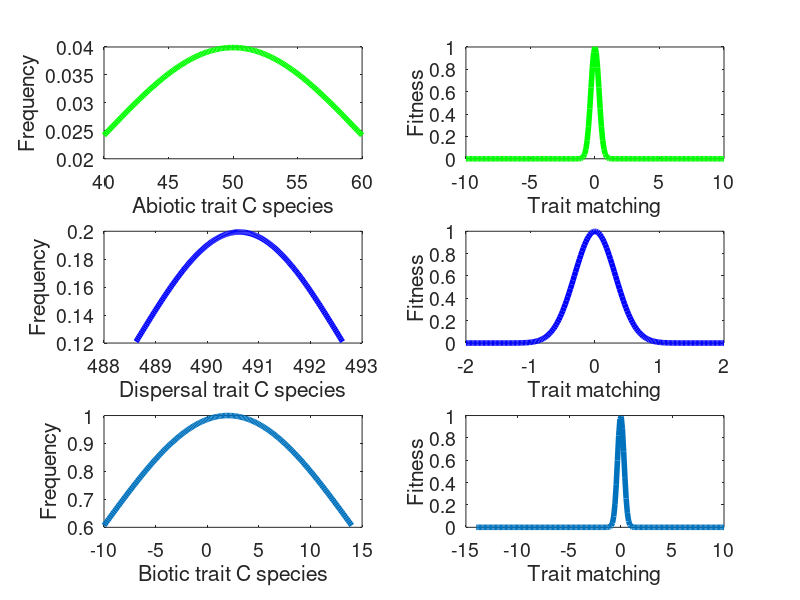

This figure's MATLAB source:
%===================================================
%U Zurich BIO 365 Ecological Networks
%14 March -- 4 April, 2019
%@Jordi Bascompte
%---------------------------------
%Eco-evolutionary networks
%@Carlos Melian
%===================================================

%=================GOAL=======================================================================================
%Illustation initial trait and fitness distributions for one resource and one consumer with three traits each
%Concepts: Matching trait -- Interaction strength -- Frequency-dependent selection -- Neutral selection
%============================================================================================================

%=============================CONSUMER==========================================
%ABIOTIC trait distribution============================================
Zm = 50;%Zm is the mean abiotic trait value
sigma = 10;
Zra = (Zm -  1*sigma) : (sigma / 100) : (Zm + 1*sigma); %n=1 change initial abundance
SRA = repmat(Zra, [10,1,10]);
pdfNormal = normpdf(Zra, Zm, sigma);

%Plot-----------------------------
subplot(3,2,1)
hr1 = plot(Zra, pdfNormal,'g',"markersize", 12);
%a =unifrnd(0,1);
%b =unifrnd(0,1);
%c =unifrnd(0,1);
%set(hr1,'color',[a b c]);
set(hr1,'LineWidth',4);
xlabel('Abiotic trait C species',"fontsize",14)
ylabel('Frequency',"fontsize",14)
set(gca,'fontsize',14);
%----------------------------------------
        
%Fitness function------------------------------------------------------------
gamma = 5;
munew = mean(SRA(1,:,1));
for pA = 1:length(Zra);
WA(pA,2) = exp(-gamma*(Zra(1,pA) - munew)^2);
WA(pA,1) = Zra(1,pA) - munew;
end
subplot(3,2,2)
hr1 = plot(WA(:,1),WA(:,2),'g',"markersize", 12);%Visualize
%a =unifrnd(0,1);
%b =unifrnd(0,1);
%c =unifrnd(0,1);
%set(hr1,'color',[a b c]);
set(hr1,'LineWidth',4);
xlabel('Trait matching',"fontsize",14)
ylabel('Fitness',"fontsize",14)
set(gca,'fontsize',14);
%===============================================================================

%DISPERSAL trait distribution=================================================
%SpatialMatrix;%
  L=1000; % size of the landscape
  P = 10;%number of sites 
  n = unifrnd(0,L,P,2);%positions of sites RGG
  Pd = zeros(P,P);
  Pdmean = zeros(P,P);
  for i = 1:P,
      for j = i+1:P,
          dx2 = (n(i,1) - n(j,1))^2;%Euclidean distance
          dy2 = (n(i,2) - n(j,2))^2;
          d(i,j) = sqrt(dx2 + dy2);%distance matrix
          Pd(i,j) = 1/d(i,j);%the lower the distance the higher the probability
          Pdmean(i,j) = d(i,j);%the lower the distance the higher the probability
      end
  end 
  Pd(P,P) = 0;
  Pdmean=Pdmean+Pdmean';
  D = nonzeros(triu(Pdmean,1));
  D = mean(D);%Optimum dispersal value

%Extract distribution from landscape values=====================================
mu = D; 
sigma = 2; 
Zi = (mu -  1*sigma) : (sigma / 100) : (mu + 1*sigma); 
pdfNormal = normpdf(Zi, mu, sigma);
%plot(x, pdfNormal/max(pdfNormal));
SRD = repmat(Zi, [10,1,10]);
%===============================================================================

subplot(3,2,3)       
hr1 = plot(Zi,pdfNormal,'b',"markersize", 12);%Visualize
%hr1 = plot(Zi, pdfNormal/max(pdfNormal)); 
%a =unifrnd(0,1);
%b =unifrnd(0,1);
%c =unifrnd(0,1);
%set(hr1,'color',[a b c]);
set(hr1,'LineWidth',4);
xlabel('Dispersal trait C species',"fontsize",14)
ylabel('Frequency',"fontsize",14)
set(gca,'fontsize',14);
    
%Fitness function--------------------------------------------------------------    
for pD = 1:length(Zi);
WD(pD,2) = exp(-gamma*(Zi(1,pD) - D)^2);
WD(pD,1) = Zi(1,pD) - D;
end
subplot(3,2,4)
hr1 = plot(WD(:,1),WD(:,2),'b',"markersize", 12);%Visualize
%a =unifrnd(0,1);
%b =unifrnd(0,1);
%c =unifrnd(0,1);
%set(hr1,'color',[a b c]);
set(hr1,'LineWidth',4);
xlabel('Trait matching',"fontsize",14)
ylabel('Fitness',"fontsize",14)
set(gca,'fontsize',14);
%===============================================================================
  
%BIOTIC trait distribution======================================================
%Resource
Zmr = 2;%Mean biotic trait of resource species
ro = 1;
sigma = 12;
Zrb = (Zmr -  ro*sigma) : (sigma / 100) : (Zmr + ro*sigma); 
pdfNormal = normpdf(Zrb, Zmr, sigma);

%Consumer
Zmc = 4;%Mean biotic trait of resource species
sigma = 1;
Zcb = (Zmc -  ro*sigma) : (sigma / 100) : (Zmc + ro*sigma); 
pdfNormal = normpdf(Zcb, Zmc, sigma);

%fitness function consumer------------------------------------------------------
for pB = 1:length(Zrb);
WB(pB,2) = exp(-gamma*(Zrb(1,pB) - mean(Zcb))^2);
WB(pB,1) = Zrb(1,pB) - mean(Zcb);
end

subplot(3,2,5)
hr1 = plot(Zrb, pdfNormal/max(pdfNormal)); 
%a =unifrnd(0,1);
%b =unifrnd(0,1);
%c =unifrnd(0,1);
%set(hr1,'color',[a b c]);
set(hr1,'LineWidth',4);
xlabel('Biotic trait C species',"fontsize",14)
ylabel('Frequency',"fontsize",14)
set(gca,'fontsize',14);

hold on
subplot(3,2,6)
hr1 = plot(WB(:,1),WB(:,2));%Visualize
%a =unifrnd(0,1);
%b =unifrnd(0,1);
%c =unifrnd(0,1);
%set(hr1,'color',[a b c]);
set(hr1,'LineWidth',4);
xlabel('Trait matching',"fontsize",14)
ylabel('Fitness',"fontsize",14)
set(gca,'fontsize',14);

